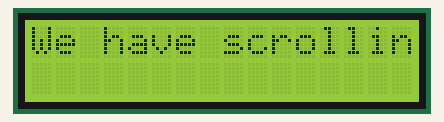
This program was run on a simulated Raspberry Pi Pico running MicroPython. On the bench: 16×2 character LCD. What the program prints to the serial console is not drawn.

Above: at 0.1 s.
At 4.8 s:
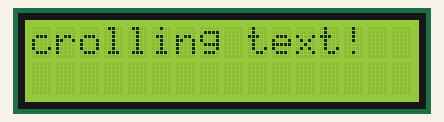
At 9.9 s:
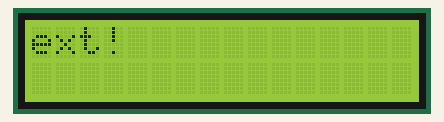
At 19.7 s:
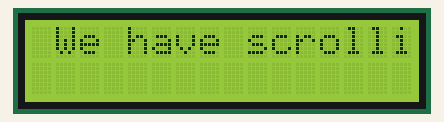
At 29.5 s:
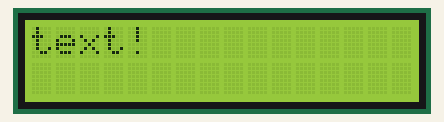
At 39.4 s:
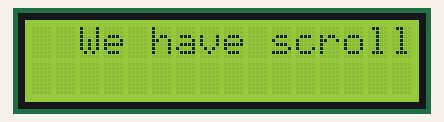

Measured:
- what the display in image 0 shows lasts 0.5 s, from 0.1 s to 0.6 s

The program:

day-12-scrolling-text.py
```python
from machine import I2C, Pin
from lcd_api import LcdApi
from pico_i2c_lcd import I2cLcd
import time

# Define LCD I2C pins/BUS/address
SDA = 14
SCL = 15
I2C_BUS = 1
LCD_ADDR = 0x27

# Define LCD rows/columns
LCD_NUM_ROWS = 2
LCD_NUM_COLS = 16

# Set up LCD I2C
lcdi2c = I2C(I2C_BUS, sda=machine.Pin(SDA), scl=machine.Pin(SCL), freq=400000)
lcd = I2cLcd(lcdi2c, LCD_ADDR, LCD_NUM_ROWS, LCD_NUM_COLS)

def ScrollLeft(text):

    # Adds 16 blank spaces after our string
    text = text + (16 * " ")

    while True:

        # Always start each loop at 0,0
        lcd.move_to(0, 0)

        # Show the first 16 characters of the string
        lcd.putstr(text[:16])

        # Scroll speed delay
        time.sleep(0.5)

        # Updates 'text' before the next loop
        # text[1:] removes the first character
        # + text[0] adds the first character to the end
        text = text[1:] + text[0]

        print(text)

# Run our function
ScrollLeft("We have scrolling text!")
```
